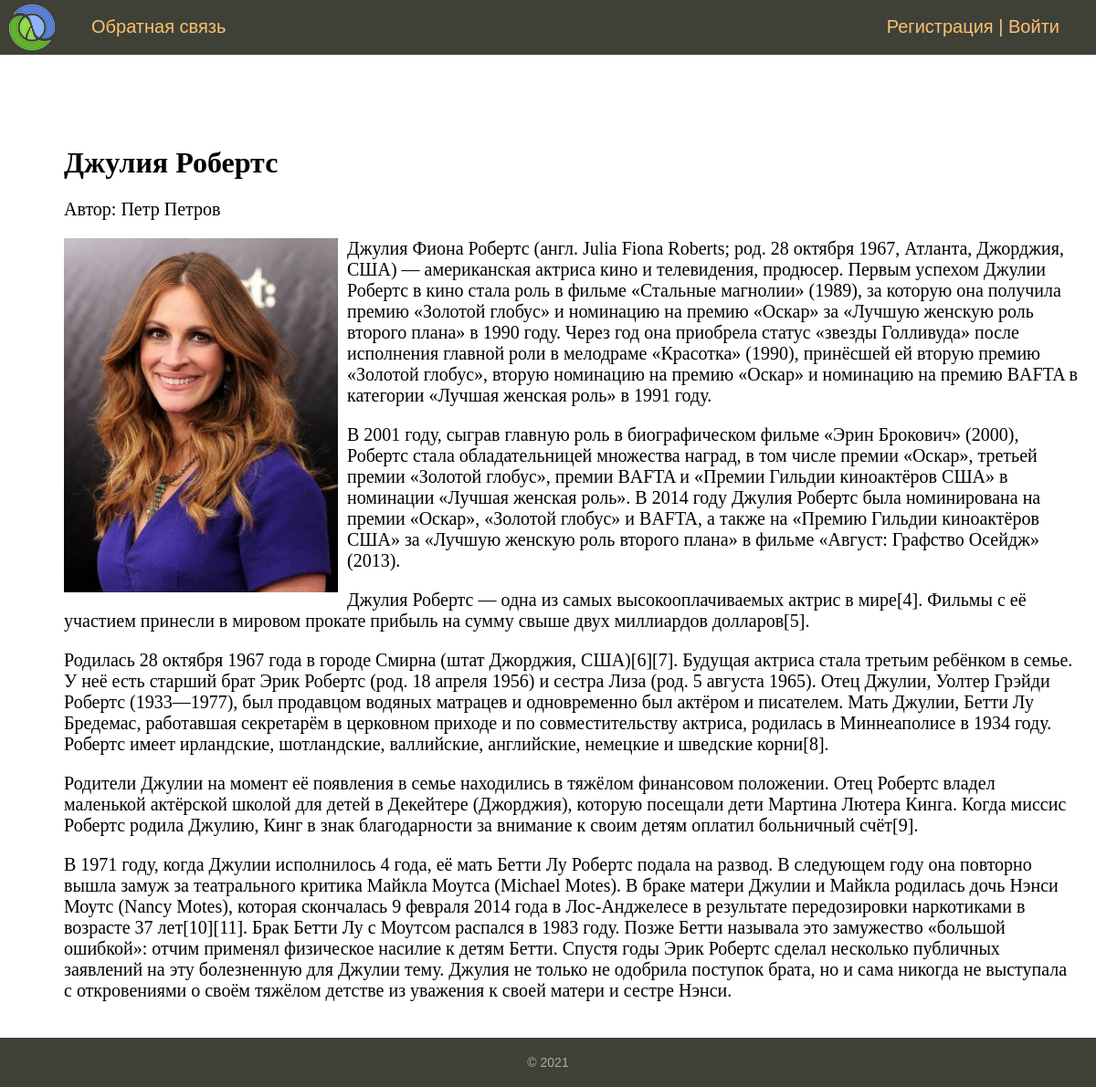
Page /post/dzhuliya-roberts/ on the committed database.
### women/models.py (models this page shows, shortened)
class Women(models.Model):
    title = models.CharField(max_length=255, verbose_name='Заголовок')
    slug = models.SlugField(max_length=255, unique=True, db_index=True, verbose_name='URL')
    content = models.TextField(blank=True, verbose_name="Текст статьи")
    photo = models.ImageField(upload_to="photos/%Y/%m/%d/", verbose_name="Фото")
    time_create = models.DateTimeField(auto_now_add=True, verbose_name="Время создания")
    time_update = models.DateTimeField(auto_now=True, verbose_name="Время изменения")
    is_published = models.BooleanField(default=True, verbose_name="Публикация")
    cat = models.ForeignKey('Category', on_delete=models.PROTECT, verbose_name="Категории")
    favourites = models.ManyToManyField(User, related_name='favourite', blank=True)
    author = models.ForeignKey('Author', on_delete=models.CASCADE, verbose_name="Автор", null=True)
    def __str__(self):
        return self.title
    class Meta:
        verbose_name = 'Известные женщины'
        verbose_name_plural = 'Известные женщины'
        ordering = ['id']

class Author(models.Model):
    name = models.CharField(max_length=150, db_index=True, verbose_name="Автор", blank=True)
    slug = models.SlugField(max_length=255, unique=True, db_index=True, verbose_name='Auth Slug')
    class Meta:
        verbose_name = 'Автор'
        verbose_name_plural = 'Авторы'
        ordering = ['id']
    def __str__(self):
        return self.name

### women/views.py (the view)
# urls.py: path('post/<slug:post_slug>/', ShowPost.as_view(), name='post'),
class ShowPost(DataMixin, DetailView):
    model = Women
    template_name = 'women/post.html'
    slug_url_kwarg = 'post_slug'
    context_object_name = 'post'
    def get_context_data(self, *, object_list=None, **kwargs):
        context = super().get_context_data(**kwargs)
        c_def = self.get_user_context(title=context['post'])
        return dict(list(context.items()) + list(c_def.items()))

### women/utils.py (called while the page is built)
    def get_user_context(self, **kwargs):
        context = kwargs
        cats = cache.get('cats')
        if not cats:
            cats = Category.objects.annotate(Count('women'))
            cache.set('cats', cats, 60)
        user_menu = menu.copy()
        if not self.request.user.is_authenticated:
            user_menu.pop(1)
        context['menu'] = user_menu
        context['cats'] = cats
        if 'cat_selected' not in context:
            context['cat_selected'] = 0
        return context

### women/templates/women/post.html (shortened to what this page needs)
{% extends 'women/base.html' %}
{% block content %}
    <h1>{{ post.title }}</h1>
    <p class="first">Автор: {{ post.author }}</p>
    {% if post.photo %}
        <p><img class="img-article-left" src="{{ post.photo.url }}"></p>
    {% endif %}
    {{ post.content|linebreaks }}
{% endblock %}

### women/static/women/css/styles.css (style rules this page uses)
html, body { font-family: 'Arial'; margin: 0; padding: 0; height: 100%; width: 100%; color: #444; }
img { max-width: 600px; height: auto; }
img.img-article-left { max-width: 300px; height: auto; float: left; padding: 0 10px 10px 0; }
.content-text h1 { font-size: 32px; }

### rows in the picture
Women: title "Джулия Робертс", author "Петр Петров", photo (picture), content "Джулия Фиона Робертс (англ. Julia Fiona Roberts; род. 28 октября 1967, Атланта, Джорджия, США) — американская актриса кино и телевидения, продюсер. Первым успехом Джулии Робертс в кино стала роль в фильме «Стальные магнолии» (1989), за которую она получила премию «Золотой глобус» и номинацию на премию «Оскар» за «Лучшую женскую роль второго плана» в 1990 году. Через год она приобрела статус «звезды Голливуда» после исполнения главной роли в мелодраме «Красотка» (1990), принёсшей ей вторую премию «Золотой глобус», вторую номинацию на премию «Оскар» и номинацию на премию BAFTA в категории «Лучшая женская роль» в 1991 году. В 2001 году, сыграв главную роль в биографическом фильме «Эрин…"

### other values in the picture
{{ m.title }} "Обратная связь"
